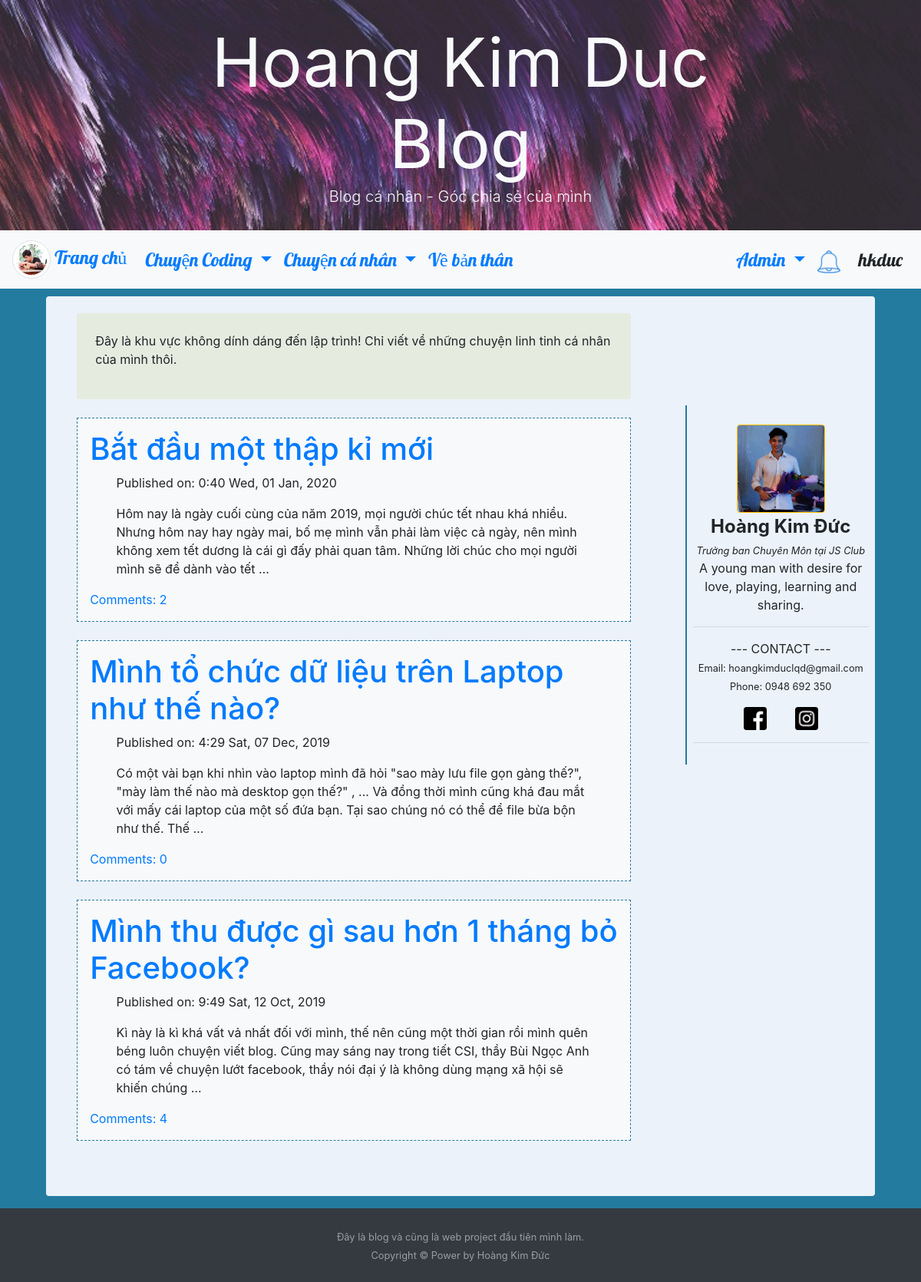
The page /linh-tinh-ca-nhan/ (signed in) on the database its author committed.
### blog/models.py (models this page shows, shortened)
class Description(models.Model):
   text = models.TextField()

class Post(models.Model):
   author = models.ForeignKey('auth.User', on_delete=models.CASCADE)
   title = models.CharField(max_length=200)
   text = models.TextField()
   create_date = models.DateTimeField(default=timezone.now)
   published_date = models.DateTimeField(blank=True,null=True)
   tag = models.CharField(choices=tag_list, max_length=20, default='tag1')
   view = models.IntegerField(default=0)

### blog/views.py (the view)
class Tag3ListView(ListView):
   paginate_by = 3
   model = Post
   def get_queryset(self):
      return Post.objects.filter(published_date__lte=timezone.now(), tag='tag3').order_by('-published_date')
   def get_context_data(self, **kwargs):
      ctx = super(ListView, self).get_context_data(**kwargs)
      ctx['Description'] = Description.objects.get(pk=3)
      ctx['Notification'] = Notification.objects.order_by('-time')
      return ctx

### blog/models.py (called while the page is built)
   def __str__(self):
      template = f'{self.person} {self.action} {self.post_title}'
      return template

### blog/templates/blog/post_list.html (shortened to what this page needs)
{% extends "blog/base.html" %}
{% block content %}
<div class="centerstage">
   <div style="background-color: #E6EBE0;" class="p-4 rounded">
         {{ Description.text|safe }}
   </div>
   {% for post in page_obj %}
   <br>
   <div class="post p-3 bg-light">
      <h1><a href="{% url 'post_detail' pk=post.pk %}">{{post.title}}</a></h1>
      <div class="blog_posts date">
         <p>Published on: {{post.published_date|date:"G:i D, d M, Y"}}</p>
         <p class="postcontent">{{ post.text|safe|linebreaksbr|truncatechars:256 }}</p>
      </div>
      <a href="{% url 'post_detail' pk=post.pk %}">Comments: {{ post.comments.count }}</a>
   </div>
   {% endfor %}
</div>
{% endblock content %}

### blog/templates/blog/base.html (shortened to what this page needs)
<!DOCTYPE html>
{% load static %}
<html lang="en" dir="ltr">
<head>
   <link rel="stylesheet" href="https://maxcdn.bootstrapcdn.com/bootstrap/4.3.1/css/bootstrap.min.css">
   <link rel="stylesheet" href="//cdn.jsdelivr.net/npm/medium-editor@latest/dist/css/medium-editor.min.css" type="text/css"
      media="screen" charset="utf-8">
   <link rel="stylesheet" href="{% static 'css/blog.css' %}">
</head>
<body>
   <link rel="stylesheet" href="https://maxcdn.bootstrapcdn.com/font-awesome/4.7.0/css/font-awesome.min.css">
   <section class="d-none d-xl-flex align-items-center bg-dark"
      style="height:25vmin; background-size: cover; background-image: url(/static/images/base/header.jpg);">
      <div class="container-fluid">
         <div class="row  justify-content-center align-items-left d-flex text-center h-100">
            <div class="col-12 col-md-8 mt-4 h-50 ">
               <h1 class="display-2  text-light mb-auto mt-auto"><strong>Hoang Kim Duc Blog</strong> </h1>
               <p class="lead  text-light mb-4">Blog cá nhân - Góc chia sẻ của mình</p>
            </div>
         </div>
      </div>
   </section>
   <nav class="navbar navbar-expand-lg bg-light techfont">
      <a class="navbar-brand bigbrand" href="{% url 'post_list' %}"><img style="height: 50px; width: 50px;"
            class="img-thumbnail rounded-circle" src="{% static 'images/base/brand.jpg' %}"> Trang chủ</a>
      <div class="collapse navbar-collapse" id="navbarSupportedContent">
         <ul class="navbar-nav mr-auto">
            <li class="nav-item dropdown">
               <a class="nav-link dropdown-toggle" href="#" id="navbarDropdown" role="button" data-toggle="dropdown"
                  aria-haspopup="true" aria-expanded="false">
                  Chuyện Coding
               </a>
            </li>
            <li class="nav-item dropdown">
               <a class="nav-link dropdown-toggle" href="#" id="navbarDropdown" role="button" data-toggle="dropdown"
                  aria-haspopup="true" aria-expanded="false">
                  Chuyện cá nhân
               </a>
            </li>
            <li class="nav-item active">
               <a class="nav-link" href="{% url 'about' %}">Về bản thân <span class="sr-only">(current)</span></a>
            </li>
         </ul>
         <ul class="navbar-nav navbar-right">
            {% if user.is_authenticated %}
            <li class="nav-item dropdown">
               <a class="nav-link dropdown-toggle" href="#" id="adminDropdown" role="button" data-toggle="dropdown"
                  aria-haspopup="true" aria-expanded="false" onclick = "toggleSideBar()">
                  Admin
               </a>
            </li>
            <li class="nav-item pr-2 mt-auto mb-auto dropdown">
               <a class="nav-link" href="#" id="NotificationDropdown"
                   role="button" data-toggle="dropdown"
                  onclick = "toggleSideBar()">
                  <img style="height: 30px" src="{% static 'icons/bell.png' %}">
               </a>
            </li>
            <li class="nav-item"><a class="nav-link">{{user.username}}</a></li>
            {% else %}
            <li class="nav-item "><a class="nav-link" href="{% url 'login' %}">
               <img style="height:25px; width:25px;" src="{% static 'icons/admin.png' %}" alt="">
            </a></li>
            {% endif %}
         </ul>
      </div>
   </nav>
   <div class="content rounded mb-3">
      <div class="row mt-3">
         <div class="col-lg-9">
            <div class="blog_posts">
               {% block content %}
               {% endblock content %}
            </div>
         </div>
         <div class="col-lg-3 text-center" style="position: static">
            <div class="sidebar sticky-top">
               <div class="profile pr-2 pl-2 verticalline">
                  <img class="w-50 rounded border border-warning" src="{% static 'images/base/icon.jpg' %}" alt=""><br>
                  <b class="bigbrand">Hoàng Kim Đức</b> <br>
                  <em><small>Trưởng ban Chuyên Môn tại JS Club</small></em>
                  <p>A young man with desire for love, playing, learning and sharing.</p>
                  <hr>
                  <p>--- CONTACT ---<br>
                     <small>Email: hoangkimduclqd@gmail.com</small><br>
                     <small>Phone: 0948 692 350</small>
                     <div>
                        <a style="display: inline;" class="nav-link" href="https://www.facebook.com/hokiduc"
                           target="_blank" rel="noopener noreferrer">
                           <img style="height:30px; width:30px;" src="{% static 'icons/facebook.png' %}" alt="">
                        </a>
                        <a style="display: inline;" class="nav-link" href="https://www.instagram.com/kimduwsc/"
                           target="_blank" rel="noopener noreferrer">
                           <img style="height:30px; width:30px;" src="{% static 'icons/instagram.png' %}" alt="">
                        </a>
                     </div>
                  </p>
                  <hr>
               </div>
            </div>
         </div>
      </div>
      <br><br><br>
   </div>
   <footer id="sticky-footer" class="py-4 bg-dark text-white-50">
      <div class="container text-center">
         <small>Đây là blog và cũng là web project đầu tiên mình làm.
            <br>Copyright &copy; Power by Hoàng Kim Đức</small>
      </div>
   </footer>
</body>
</html>

### blog/static/css/blog.css (style rules this page uses)
body { font-size: 1.5rem; background-color: #247BA0; }
@media only screen and (min-width: 768px) { body { font-size: 1rem; } }
.content img { width: 98%; }
.content { background-color: #EBF2FA; width: 98%; margin-left: auto; margin-right: auto; padding-top: 0.5%; }
@media only screen and (min-width: 768px) { .content { width: 90%; } }
.blog_posts { width: 90%; margin-left: auto; margin-right: auto; }
.techfont { font-family: 'Lobster', cursive; font-size: 1.5rem; margin-bottom: 10px; }
.bigbrand { font-size: 1.5rem }
.centerstage { margin-left: auto; margin-right: auto; }
.postcontent { font-family: 'Noto Sans', sans-serif; }
.post { border: 1px dashed #247BA0 }
.verticalline { border-left: 2px solid #247BA0; }
.profile { padding-top: 10%; padding-bottom: 5%; }
.blog_posts { max-width: 90%; display: block; margin-left: auto; margin-right: auto; }
html, body { height: 100%; }
body { flex-direction: column; }
.content { flex: 1 0 auto; }
.sidebar { padding-top: 15vh; }

### rows shown on the page
Description: text "Đây là khu vực không dính dáng đến lập trình! Chỉ viết về những chuyện linh tinh cá nhân của mình thôi."
Post: title "Bắt đầu một thập kỉ mới", published_date "0:40 Wed, 01 Jan, 2020", text "Hôm nay là ngày cuối cùng của năm 2019, mọi người chúc tết nhau khá nhiều. Nhưng hôm nay hay ngày mai, bố mẹ mình vẫn phải làm việc cả ngày, nên mình không xem tết dương là cái gì đấy phải quan tâm. Những lời chúc cho mọi người mình sẽ để dành vào tết …", comments.count "2"
Post: title "Mình tổ chức dữ liệu trên Laptop như thế nào?", published_date "4:29 Sat, 07 Dec, 2019", text "Có một vài bạn khi nhìn vào laptop mình đã hỏi \"sao mày lưu file gọn gàng thế?\", \"mày làm thế nào mà desktop gọn thế?\" , ... Và đồng thời mình cũng khá đau mắt với mấy cái laptop của một số đứa bạn. Tại sao chúng nó có thể để file bừa bộn như thế. Thế …", comments.count "0"
Post: title "Mình thu được gì sau hơn 1 tháng bỏ Facebook?", published_date "9:49 Sat, 12 Oct, 2019", text "Kì này là kì khá vất vả nhất đối với mình, thế nên cũng một thời gian rồi mình quên béng luôn chuyện viết blog. Cũng may sáng nay trong tiết CSI, thầy Bùi Ngọc Anh có tám về chuyện lướt facebook, thầy nói đại ý là không dùng mạng xã hội sẽ khiến chúng …", comments.count "4"

### other values the page prints
{{ user.username }} "hkduc"
